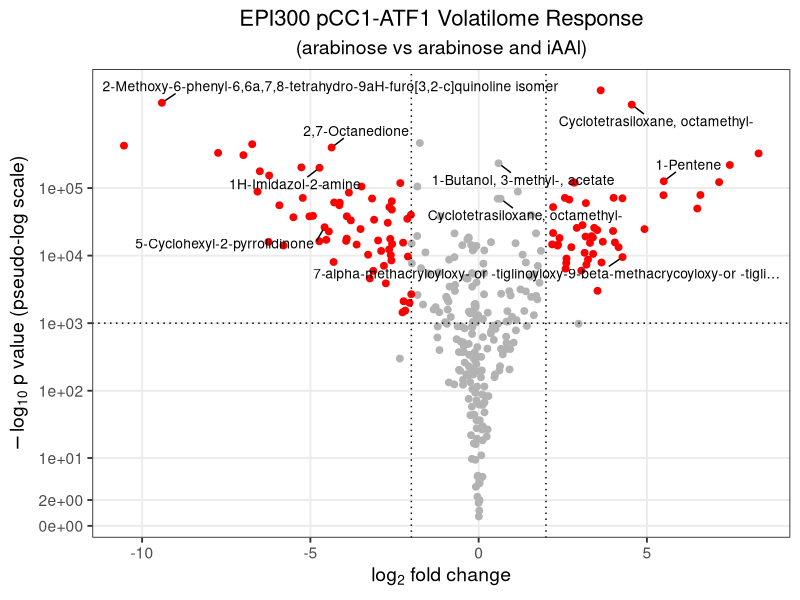
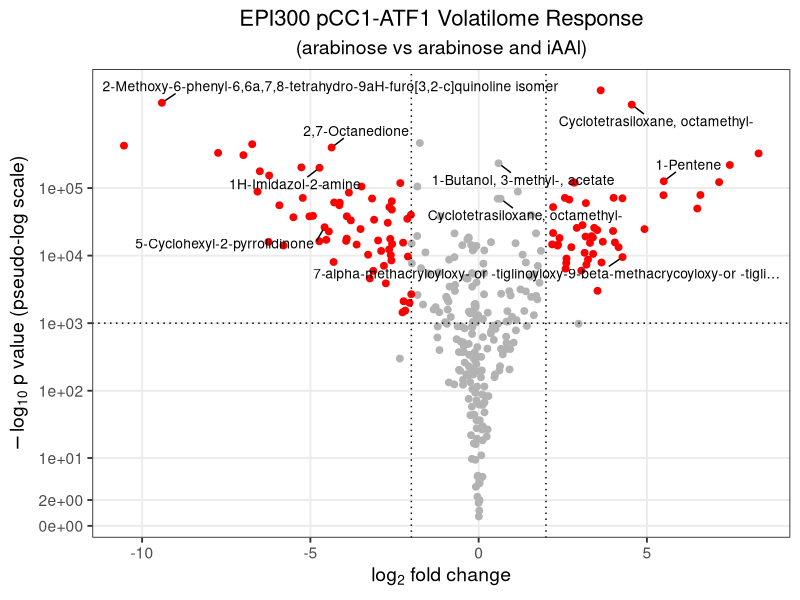

Reproduce these figures in R, in order.
# ============================================================
# Volcano plot: EPI300_pCC1_ATF1
# Ara_iAAL vs Ara
# ============================================================

library(tidyverse)
library(ggrepel)
library(scales)

# ---- 1. Load data ------------------------------------------------

df <- read_csv("EPI300_pCC1_ATF1_AraAraiAAlCla.csv",
               show_col_types = FALSE)

# Force the count columns to numeric. A stray non-numeric entry
# (e.g. "Find by Chromatogram Deconvolution" instead of a peak area)
# will make read_csv() import the WHOLE column as character, which
# then breaks sum()/arithmetic below. suppressWarnings() here is
# intentional: any cell that can't convert becomes NA, and gets
# reported and dropped in the next step.
df <- df %>%
  mutate(
    EPI300_pCC1_ATF1_Ara      = suppressWarnings(as.numeric(EPI300_pCC1_ATF1_Ara)),
    EPI300_pCC1_ATF1_Ara_iAAL = suppressWarnings(as.numeric(EPI300_pCC1_ATF1_Ara_iAAL))
  )

dropped <- df %>%
  filter(is.na(EPI300_pCC1_ATF1_Ara) | is.na(EPI300_pCC1_ATF1_Ara_iAAL))

if (nrow(dropped) > 0) {
  message(sprintf("Dropping %d row(s) with missing/non-numeric values:", nrow(dropped)))
  print(dropped %>% select(Name, EPI300_pCC1_ATF1_Ara, EPI300_pCC1_ATF1_Ara_iAAL),
        n = nrow(dropped))
}

df <- df %>%
  filter(
    !is.na(EPI300_pCC1_ATF1_Ara),
    !is.na(EPI300_pCC1_ATF1_Ara_iAAL)
  )

# ---- 2. Fold Change ---------------------------------------------

total_Ara <- sum(df$EPI300_pCC1_ATF1_Ara)
total_iAAL <- sum(df$EPI300_pCC1_ATF1_Ara_iAAL)

df <- df %>%
  mutate(
    prop_Ara  = EPI300_pCC1_ATF1_Ara / total_Ara,
    prop_iAAL = EPI300_pCC1_ATF1_Ara_iAAL / total_iAAL,
    log2FC    = log2(prop_iAAL / prop_Ara)
  )

# ---- 3. Significance --------------------------------------------

df <- df %>%
  rowwise() %>%
  mutate(
    p_pool =
      (EPI300_pCC1_ATF1_Ara +
         EPI300_pCC1_ATF1_Ara_iAAL) /
      (total_Ara + total_iAAL),
    
    se =
      sqrt(
        p_pool * (1 - p_pool) *
          (1 / total_Ara + 1 / total_iAAL)
      ),
    
    z = (prop_iAAL - prop_Ara) / se,
    
    log_p_one_tail =
      pnorm(-abs(z), log.p = TRUE),
    
    neglog10p =
      -(log_p_one_tail + log(2)) / log(10)
  ) %>%
  ungroup()

# ---- 4. Significance thresholds ---------------------------------

fc_cutoff <- 2
p_cutoff  <- 1000

df <- df %>%
  mutate(
    significant =
      abs(log2FC) > fc_cutoff &
      neglog10p > p_cutoff
  )

# ---- 5. Labels --------------------------------------------------

# Compounds that should always be labeled, regardless of significance
forced_labels <- c(
  "1-Butanol, 3-methyl-, acetate",
  "1-Butanol, 3-methyl-"
)

n_per_side <- 4  # top N over-expressed + top N under-expressed

# Figure out which side each forced label belongs to, from its own
# log2FC sign (not just among the "significant" points), so it still
# gets labeled even if it falls just short of the significance cutoff
forced_sign <- df %>%
  filter(Name %in% forced_labels) %>%
  distinct(Name, .keep_all = TRUE) %>%
  select(Name, log2FC)

forced_over  <- forced_sign %>% filter(log2FC > 0) %>% pull(Name)
forced_under <- forced_sign %>% filter(log2FC < 0) %>% pull(Name)

sig_df <- df %>%
  filter(significant) %>%
  distinct(Name, .keep_all = TRUE)

# Over-expressed (log2FC > 0): reserve slots for any forced labels on
# this side, then fill the rest with the largest positive log2FC values
top_over <- sig_df %>%
  filter(log2FC > 0, !(Name %in% forced_labels)) %>%
  slice_max(log2FC,
            n = max(n_per_side - length(forced_over), 0),
            with_ties = FALSE) %>%
  pull(Name)

# Under-expressed (log2FC < 0): same idea, using the most negative values
top_under <- sig_df %>%
  filter(log2FC < 0, !(Name %in% forced_labels)) %>%
  slice_min(log2FC,
            n = max(n_per_side - length(forced_under), 0),
            with_ties = FALSE) %>%
  pull(Name)

top_labels <- c(forced_over, top_over, forced_under, top_under)

df <- df %>%
  mutate(
    label = ifelse(Name %in% top_labels,
                   Name,
                   NA)
  )

# ---- 6. Volcano Plot --------------------------------------------

p <- ggplot(df,
            aes(x = log2FC,
                y = neglog10p)) +
  
  geom_point(
    aes(color = significant),
    size = 2
  ) +
  
  scale_color_manual(
    values = c(
      "TRUE" = "red",
      "FALSE" = "grey70"
    )
  ) +
  
  geom_vline(
    xintercept = c(-fc_cutoff, fc_cutoff),
    linetype = "dotted"
  ) +
  
  geom_hline(
    yintercept = p_cutoff,
    linetype = "dotted"
  ) +
  
  geom_text_repel(
    aes(label = label),
    size = 3.5,
    max.overlaps = Inf,
    segment.color = "black",
    box.padding = 0.5,
    point.padding = 0.3,
    min.segment.length = 0,
    force = 2,
    seed = 42
  ) +
  
  scale_y_continuous(
    trans = pseudo_log_trans(base = 10),
    breaks = c(
      0, 2, 10, 100,
      1000, 10000, 100000
    )
  ) +
  
  labs(
    title = "EPI300 pCC1-ATF1 Volatilome Response",
    subtitle = "(arabinose vs arabinose and iAAl)",
    x = expression(log[2] ~ fold ~ change),
    y = expression(-log[10] ~ p ~ value ~ "(pseudo-log scale)")
  ) +
  
  theme_bw(base_size = 14) +
  
  theme(
    plot.title = element_text(
      hjust = 0.5,
      size = 16
    ),
    plot.subtitle = element_text(hjust = 0.5),
    panel.grid.minor = element_blank(),
    legend.position = "none"
  )

print(p)

ggsave("EPI300_ATF1_AraAraiAAL.png",  p,width = 10,  height = 8,  dpi = 300)
